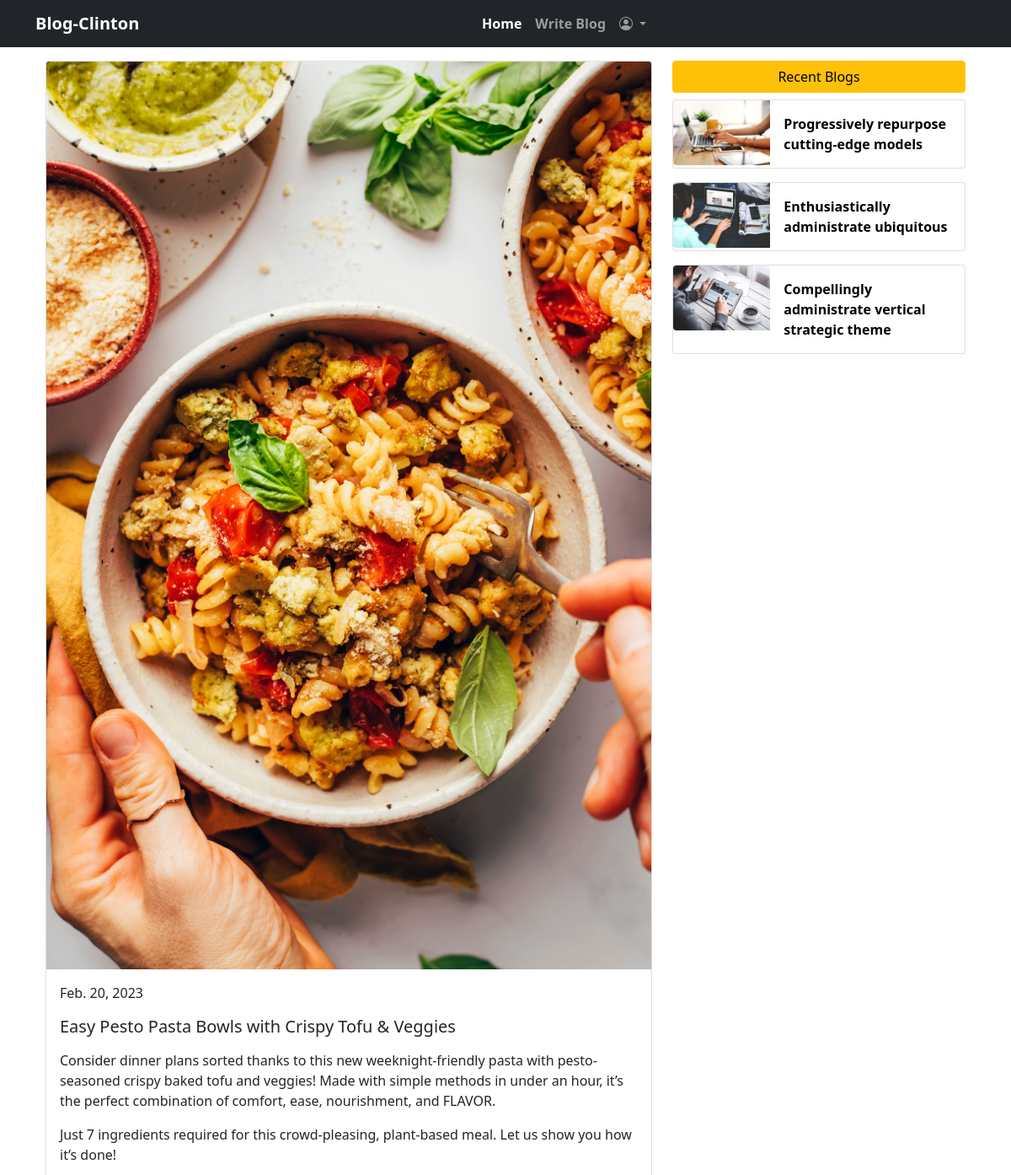
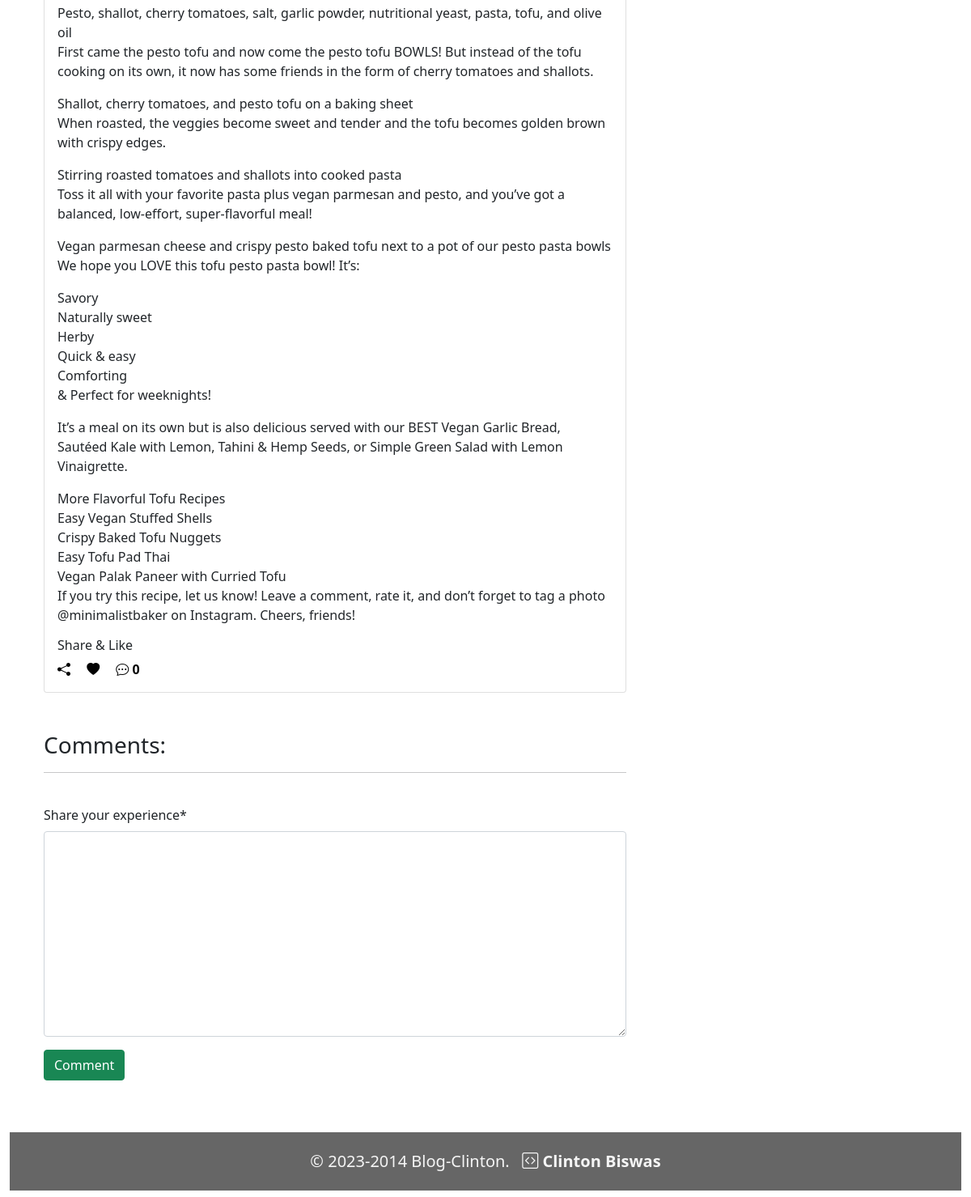
The app's page /blog-details/easy-pesto-pasta-bowls-with-crispy-tofu-veggies (signed in) with its own data (2 pictures, top to bottom).
### blog/models.py (models this page shows, shortened)
class Blog(models.Model):
    user = models.ForeignKey(User, on_delete=models.CASCADE, related_name='user_blog')
    category = models.ForeignKey(Category, on_delete=models.CASCADE, related_name='category_blog', blank=True)
    likes = models.ManyToManyField(User, related_name='user_likes', blank=True)
    title = models.CharField(max_length=350)
    slug = models.SlugField(max_length=255, null=True, blank=True)
    blog_image = models.ImageField(upload_to='blog_images')
    description = models.TextField()
    created = models.DateField(auto_now_add=True)
    updated = models.DateField(auto_now_add=True)

### blog/views.py (the view, shortened to what this page needs)
# urls.py: path('blog-details/<slug:slug>', views.BlogDetails, name='blog_details'),
@login_required
def BlogDetails(request, slug):
    blog = Blog.objects.get(slug=slug)
    blog_list = Blog.objects.order_by('created')
    already_liked = Likes.objects.filter(blog=blog, user= request.user)
    if already_liked:
        liked = True
    else:
        liked = False
    form = BlogComment()
    dict={'blog':blog, 'blog_list': blog_list, 'form':form, 'liked':liked,}
    return render(request, 'Blog/blog_details.html', context=dict)

### blog/forms.py
class BlogComment(forms.ModelForm):
    class Meta:
        model = Comment
        fields = ('text',)

### templates/Blog/blog_details.html (shortened to what this page needs)
{% extends 'base.html' %}
{% load static %}
{% load crispy_forms_tags %}
{% block content %}
    <div class="container mt-3">
        <div class="row">
            <div class="col-sm-8">
                <div class="card mb-3">
                    <img src="{{blog.blog_image.url}}" class="card-img-top" alt="...">
                    <div class="card-body">
                      <p class="card-text">{{blog.created}}</p>
                      <h5 class="card-title">{{blog.title}}</h5>
                      <p class="card-text">{{blog.description|linebreaks}}</p>
                      <h6 class="card-title">Share & Like</h6>
                      <a href="#" class="card-link"><i class="bi bi-share-fill"></i></a>
                      <a href="#" class="card-link"><i class="bi bi-heart-fill"></i></a>
                      <a href="#" class="card-link text-decoration-none"><i class="bi bi-chat-dots"></i>&nbsp;{{blog.user_blog.count}}</a>
                    </div>
                  </div>
            </div>
            <div class="col-sm-4">
                <div class="d-grid gap-2 mb-2">
                    <button class="btn btn-warning" type="button">Recent Blogs</button>
                  </div>
                  {% for blogs in blog_list|slice:"3" %}
                  <div class="card mb-3">
                    <div class="row g-0">
                      <div class="col-md-4">
                        <img src="{{blogs.blog_image.url}}" class="img-fluid rounded-start" alt="...">
                      </div>
                      <div class="col-md-8">
                        <div class="card-body">
                            <a href="{% url 'blog:blog_details' slug=blogs.slug %}" class="card-title text-decoration-none">{{blogs.title|slice:50}}</a>
                        </div>
                      </div>
                    </div>
                  </div>
                  {% endfor %}
            </div>
        </div>
        <div class="row mt-3">
            <div class="col-sm-8">
                <div class="mt-3">
                    <h3>Comments:</h3>
                    <hr>
                    <div class="mt-3">
                        <div class="row">
                          <div class="col-sm-5 col-md-6 col-12 pb-2">
                          </div>
                        </div>
                    </div>
                </div>
                <div class="mt-3 mb-5">
                    <form action="" method="POST">
                        {{form|crispy}}
                        <button class="btn btn-success">Comment</button>
                    </form>
                </div>
            </div>
        </div>
    </div>
{% endblock content %}

### static/main.css (style rules this page uses)
body { overflow-x: hidden; }
h1,a { color: rgb(2, 2, 2);; font-weight: 600; }

### records on screen
Blog: blog_image (picture), created "Feb. 20, 2023", title "Easy Pesto Pasta Bowls with Crispy Tofu & Veggies", description "Consider dinner plans sorted thanks to this new weeknight-friendly pasta with pesto-seasoned crispy baked tofu and veggies! Made with simple methods in under an hour, it’s the perfect combination of comfort, ease, nourishment, and FLAVOR. Just 7 ingredients required for this crowd-pleasing, plant-based meal. Let us show you how it’s done! Pesto, shallot, cherry tomatoes, salt, garlic powder, nutritional yeast, pasta, tofu, and olive oil First came the pesto tofu and now come the pesto tofu BOWLS! But instead of the tofu cooking on its own, it now has some friends in the form of cherry tomatoes and shallots. Shallot, cherry tomatoes, and pesto tofu on a baking sheet When roasted, the veggies…", user_blog.count "0"
Blog: blog_image (picture), title "Progressively repurpose cutting-edge models"
Blog: blog_image (picture), title "Enthusiastically administrate ubiquitous"
Blog: blog_image (picture), title "Compellingly administrate vertical strategic theme"
